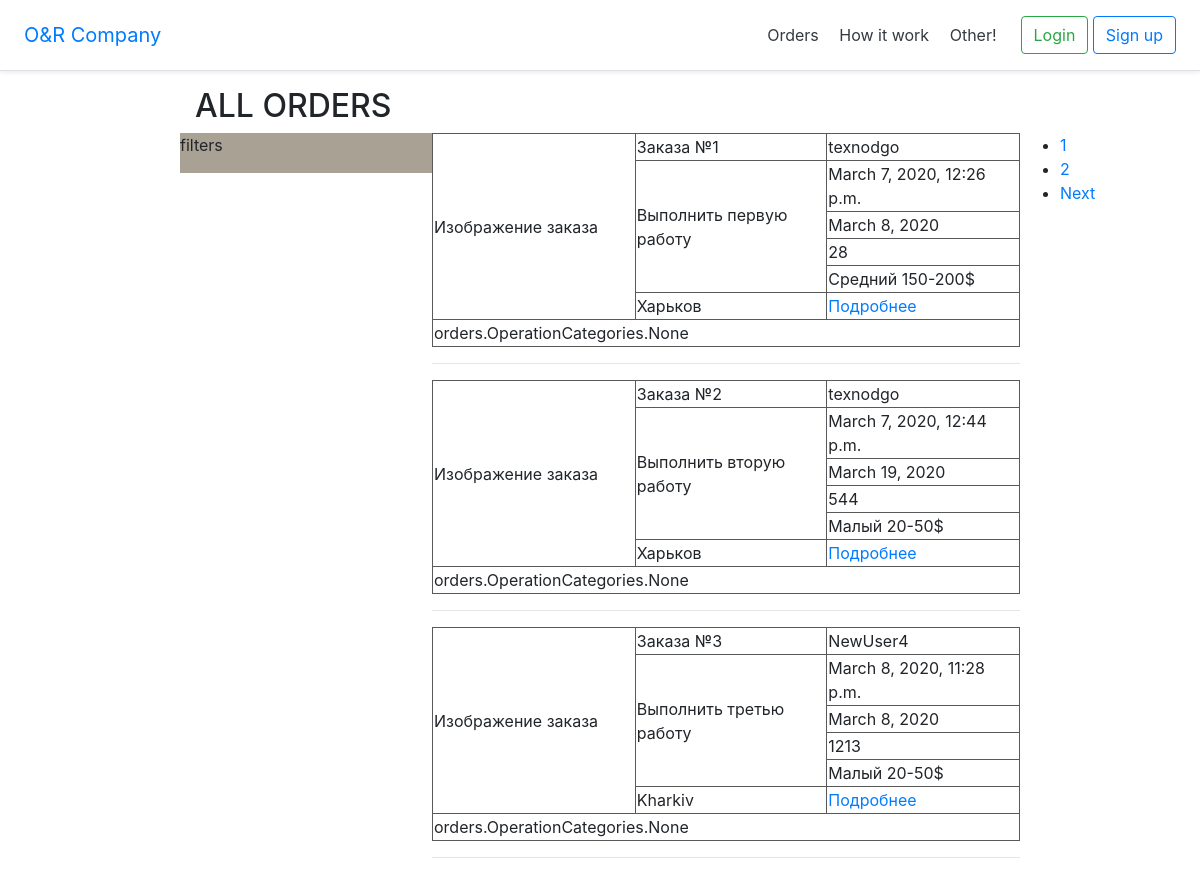
Screenshot of /orders/ with the database file from the repository.
### orders/models.py (models this page shows, shortened)
class Order(models.Model):
    author = models.ForeignKey(User, on_delete=models.PROTECT)  # Автор заказа. Автоматически
    date_create = models.DateTimeField(default=timezone.now)  # Время создания заказа. Автоматически
    title = models.CharField(max_length=100)  # Заголовок заказа
    description = models.TextField()  # Описание заказа
    amount = models.PositiveIntegerField()  # Кол-во изделий
    city = models.CharField(max_length=30)  # Грод заказа
    lead_time = models.DateField()  # Срок выполнения заказа
    proposed_budget = models.CharField(max_length=40)  # Предложеный бюджет
    activity = models.BooleanField()  # Активность заказа
    status = models.CharField(max_length=10)  # Статус заказ
    categories = models.ManyToManyField('OperationCategories', blank=True, related_name='orders')

### orders/views.py (the view)
# urls.py: path('orders/', orders_views.orders, name='orders'),
def orders(request):
    all_orders = Order.objects.all()
    paginator = Paginator(all_orders, 3)
    try:
        page = int(request.GET.get('page', '1'))
    except:
        page = 1
    try:
        posts = paginator.page(page)
    except(EmptyPage, InvalidPage):
        posts = paginator.page(paginator.num_pages)
    context = {
        'all_orders': posts
    }
    return render(request, 'orders/all_orders.html', context)

### orders/templates/orders/all_orders.html (shortened to what this page needs)
{% extends "HomePage/base.html" %}
{% load i18n %}
{% load static %}
{% block content %}
    <link rel="stylesheet" href="{% static 'orders/style.css' %}">
    <div class="page">
        <div class="container">
            <h2>{% trans "ALL ORDERS" %}</h2>
        </div>
        <div class="orders-filter">
            <p>filters</p>
        </div>
        <div class="orders-views">
        {% for order in all_orders.object_list %}
            <table>
                <tbody>
                    <tr>
                        <td class="order-drawings" rowspan="6">Изображение заказа</td>
                        <td class="order-title">{{ order.title }}</td>
                        <td class="oreder-author">{{ order.author }}</td>
                    </tr>
                    <tr>
                        <td class="order-description" rowspan="4">{{ order.description }}</td>
                        <td class="order-date-create">{{ order.date_create }}</td>
                    </tr>
                    <tr>
                        <td class="order-lead-time">{{ order.lead_time }}</td>
                    </tr>
                    <tr>
                        <td class="order-amount">{{ order.amount }}</td>
                    </tr>
                    <tr>
                        <td class="order-proposed-budget">{{ order.proposed_budget }}</td>
                    </tr>
                    <tr>
                        <td class="order-city">{{ order.city }}</td>
                        <td class="order-bottom-view"><a href="{{order.id}}">Подробнее</a></td>
                    </tr>
                    <tr>
                        <td class="order-categories" colspan="3">{{ order.categories }}</td>
                    </tr>
                </tbody>
            </table>
            <hr>
        {% endfor %}
        </div>
        <div class="pagination">
            <ul>
                {% for pg in all_orders.paginator.page_range %}
                    {% if all_orders.number == pg %}
                        <li class="active"><a href="?page={{ pg }}">{{ pg }}</a></li>
                    {% else %}
                        <li><a href="?page={{ pg }}">{{ pg }}</a></li>
                    {% endif %}
                {% endfor %}
                {% if all_orders.has_next %}
                    <li><a href="?page={{ all_orders.next_page_number }}">Next</a></li>
                {% endif %}
            </ul>
        </div>
    </div>
{% endblock %}

### HomePage/templates/HomePage/base.html (shortened to what this page needs)
<!DOCTYPE html>
{% load i18n %}
{% load static %}
<html lang="en">
<head>
    <link rel="stylesheet" href="https://stackpath.bootstrapcdn.com/bootstrap/4.4.1/css/bootstrap.min.css">
    <link rel="stylesheet" href="{% static 'orders/style.css' %}">
</head>
<body>
    <div class="d-flex flex-column flex-md-row align-items-center p-3 px-md-4 mb-3 bg-white border-bottom shadow-sm">
        <h5 class="my-0 mr-md-auto font-weight-normal"><a href="/">O&R Company</a></h5>
        <nav class="my-2 my-md-0 mr-md-3">
            <a class="p-2 text-dark" href="/orders">{% trans "Orders" %}</a>
            <a class="p-2 text-dark" href="#">{% trans "How it work" %}</a>
            <a class="p-2 text-dark" href="#">{% trans "Other!" %}</a>
        </nav>
        <div>
            {% if user.is_authenticated %}
                <div class="btn-group">
                  <button type="button" class="btn btn-danger dropdown-toggle" data-toggle="dropdown" aria-haspopup="true" aria-expanded="false">
                    {{ user.username}}
                  </button>
                  <div class="dropdown-menu">
                    <a class="dropdown-item" href="{% url 'profile' %}">{% trans 'Profile' %}</a>
                    <a class="dropdown-item" href="#">Another action</a>
                    <a class="dropdown-item" href="#">Something else here</a>
                    <div class="dropdown-divider"></div>
                    <a class="dropdown-item" href="{% url 'logout' %}">{% trans "Logout" %}</a>
                  </div>
                </div>
            {% else %}
                <a class="btn btn-outline-success" href="{% url 'login' %}">{% trans "Login" %}</a>
                <a class="btn btn-outline-primary" href="{% url 'register' %}">{% trans "Sign up" %}</a>
            {% endif %}
        </div>
    </div>
    {% block content %}
    {% endblock %}
</body>
</html>

### orders/static/orders/style.css (style rules this page uses)
* { box-sizing: border-box; }
.page { width: 70%; position: absolute; left: 15%; }
.orders-filter { background: #aaa195; width: 30%; float: left; }
.orders-views { width: 70%; float: left; }
.table, td, th { border: 1px solid #595959; width: 300px; }

### rows the page displays
Order: title "Заказа №1", author "texnodgo", description "Выполнить первую работу", date_create "March 7, 2020, 12:26 p.m.", lead_time "March 8, 2020", amount "28", proposed_budget "Средний 150-200$", city "Харьков", categories "orders.OperationCategories.None"
Order: title "Заказа №2", author "texnodgo", description "Выполнить вторую работу", date_create "March 7, 2020, 12:44 p.m.", lead_time "March 19, 2020", amount "544", proposed_budget "Малый 20-50$", city "Харьков", categories "orders.OperationCategories.None"
Order: title "Заказа №3", author "NewUser4", description "Выполнить третью работу", date_create "March 8, 2020, 11:28 p.m.", lead_time "March 8, 2020", amount "1213", proposed_budget "Малый 20-50$", city "Kharkiv", categories "orders.OperationCategories.None"

### other values shown
{{ pg }} "1"
{{ pg }} "2"
